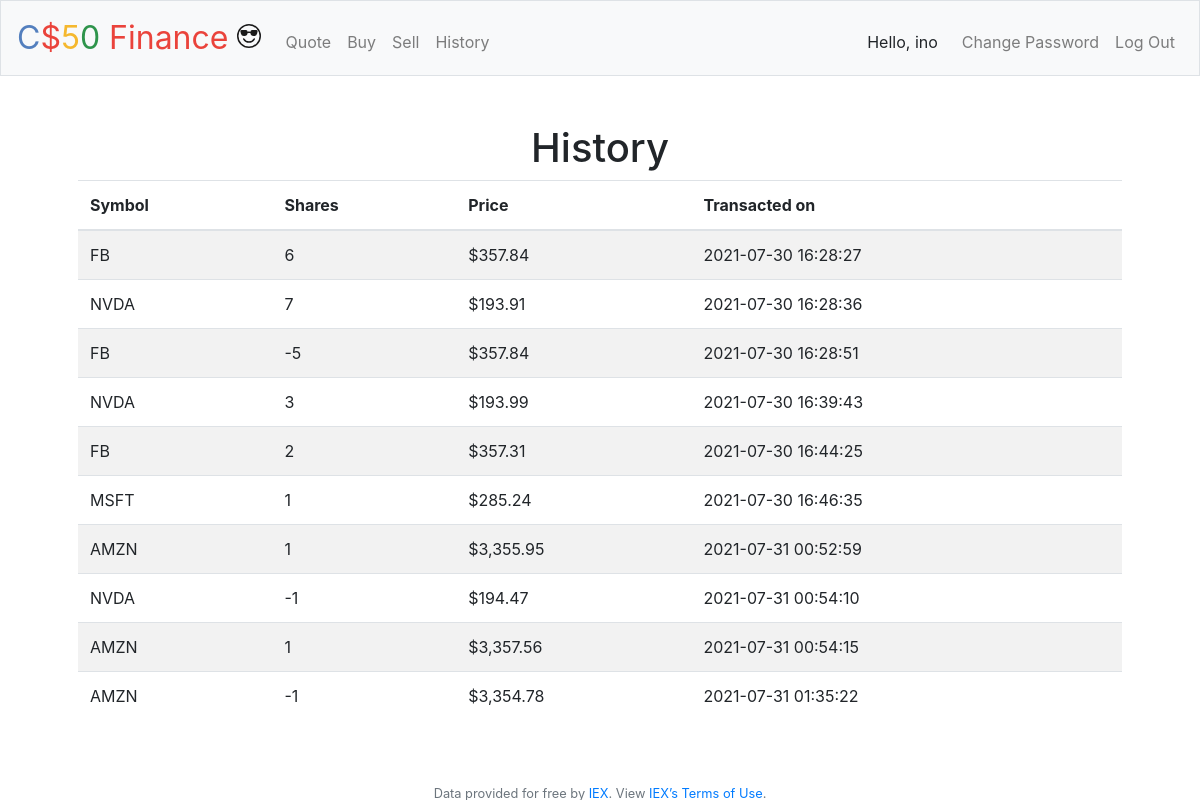
/history (signed in), run on an earlier commit of the app's database.
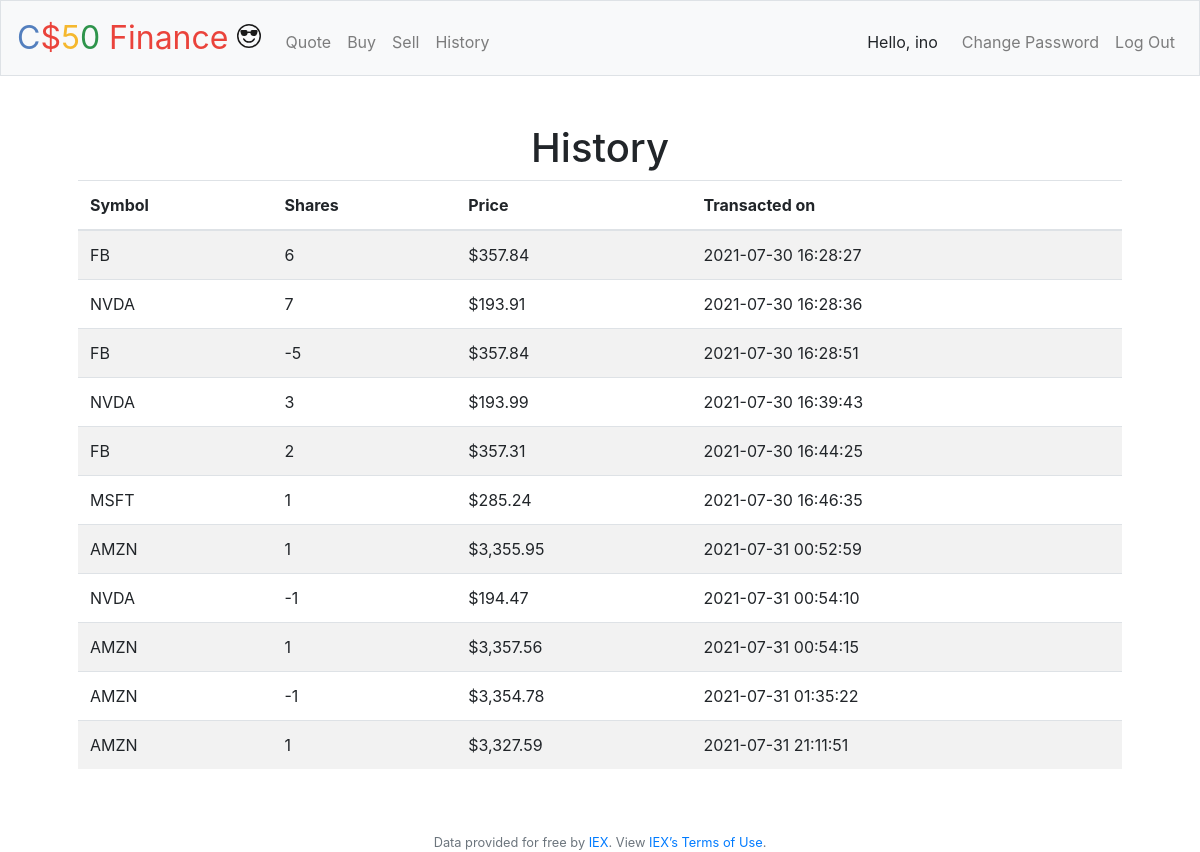
And on a later commit of the database.
### tables this page shows
CREATE TABLE activities (
id INTEGER,
user_id INTEGER NOT NULL,
symbol TEXT NOT NULL,
price NUMERIC NOT NULL,
shares INTEGER NOT NULL,
action TEXT NOT NULL,
cash_before NUMERIC,
cash_after NUMERIC,
date_time TEXT NOT NULL,

PRIMARY KEY (id), FOREIGN KEY(user_id) REFERENCES users(id));

### application.py (the view)
@app.route("/history")
@login_required
def history():
    rows = db.execute("SELECT * FROM activities WHERE user_id = ?", session["user_id"])
    print("\x1b[6;30;42m" + "--------------------------- START HISTORY ---------------------------" + "\x1b[0m")
    print(rows)
    print("\x1b[6;37;41m" + "---------------------------- END HISTORY ----------------------------" + "\x1b[0m")
    return render_template("/history.html", rows=rows)

### application.py (called while the page is built)
@app.after_request
def after_request(response):
    response.headers["Cache-Control"] = "no-cache, no-store, must-revalidate"
    response.headers["Expires"] = 0
    response.headers["Pragma"] = "no-cache"
    return response

### helpers.py (called while the page is built)
def login_required(f):
    @wraps(f)
    def decorated_function(*args, **kwargs):
        if session.get("user_id") is None:
            return redirect("/login")
        return f(*args, **kwargs)
    return decorated_function

def usd(value):
    return f"${value:,.2f}"

### templates/history.html (shortened to what this page needs)
{% extends "layout.html" %}
{% block main %}
    <h1>History</h1>
    <table class="table table-striped text-left">
        <thead>
            <tr>
                <th>Symbol</th>
                <th>Shares</th>
                <th>Price</th>
                <th>Transacted on</th>
            </tr>
        </thead>
        <tbody>
            {% for row in rows %}
            <tr>
                <td>
                    {{row.symbol}}
                </td>
                <td>
                    {{row.shares}}
                </td>
                <td>
                    {{row.price | usd}}
                </td>
                <td>
                    {{row.date_time}}
                </td>
            </tr>
            {% endfor %}
        </tbody>
    </table>
{% endblock %}

### templates/layout.html (shortened to what this page needs)
<!DOCTYPE html>
<html lang="en">
    <head>
        <link rel="stylesheet" href="https://cdn.jsdelivr.net/npm/bootstrap@4.5.3/dist/css/bootstrap.min.css">
        <link href="/static/styles.css" rel="stylesheet">
    </head>
    <body>
        <nav class="navbar navbar-expand-md navbar-light bg-light border">
            <a class="navbar-brand" href="/">
                <span class="blue">C</span><span class="red">$</span><span class="yellow">5</span><span class="green">0</span> <span class="red">Finance</span><span>
                </span></a>
            <div class="collapse navbar-collapse" id="navbar">
                {% if session.user_id %}
                    <ul class="navbar-nav mr-auto mt-2">
                        <li class="nav-item"><a class="nav-link" href="/quote">Quote</a></li>
                        <li class="nav-item"><a class="nav-link" href="/buy">Buy</a></li>
                        <li class="nav-item"><a class="nav-link" href="/sell">Sell</a></li>
                        <li class="nav-item"><a class="nav-link" href="/history">History</a></li>
                    </ul>
                    <ul class="navbar-nav ml-auto mt-2">
                        <li class="nav-item"><span class="username">Hello, {{ session["username"] }}</span></li>
                        <li class="nav-item"><a class="nav-link" href="/change_pass">Change Password</a></li>
                        <li class="nav-item"><a class="nav-link" href="/logout">Log Out</a></li>
                    </ul>
                {% else %}
                    <ul class="navbar-nav ml-auto mt-2">
                        <li class="nav-item"><a class="nav-link" href="/register">Register</a></li>
                        <li class="nav-item"><a class="nav-link" href="/login">Log In</a></li>
                    </ul>
                {% endif %}
            </div>
        </nav>
        <main class="container p-5">
            {% block main %}{% endblock %}
        </main>
        <footer class="small text-center text-muted">
            Data provided for free by <a href="https://iextrading.com/developer">IEX</a>. View <a href="https://iextrading.com/api-exhibit-a/">IEX’s Terms of Use</a>.
        </footer>
    </body>
</html>

### static/styles.css (style rules this page uses)
nav .navbar-brand { font-size: xx-large; }
nav .navbar-brand .blue { color: #537fbe; }
nav .navbar-brand .red { color: #ea433b; }
nav .navbar-brand .yellow { color: #f5b82e; }
nav .navbar-brand .green { color: #2e944b; }
main { overflow-x: auto; text-align: center; }
svg.bi.bi-emoji-sunglasses-xl { height: 24px !important; width: 24px !important; }
.username { display: block; padding: 0.5rem 1rem; }

What changed in the data, as far as the page shows it:
added activities: symbol "AMZN", shares "1", price "$3,327.59", date_time "2021-07-31 21:11:51"
